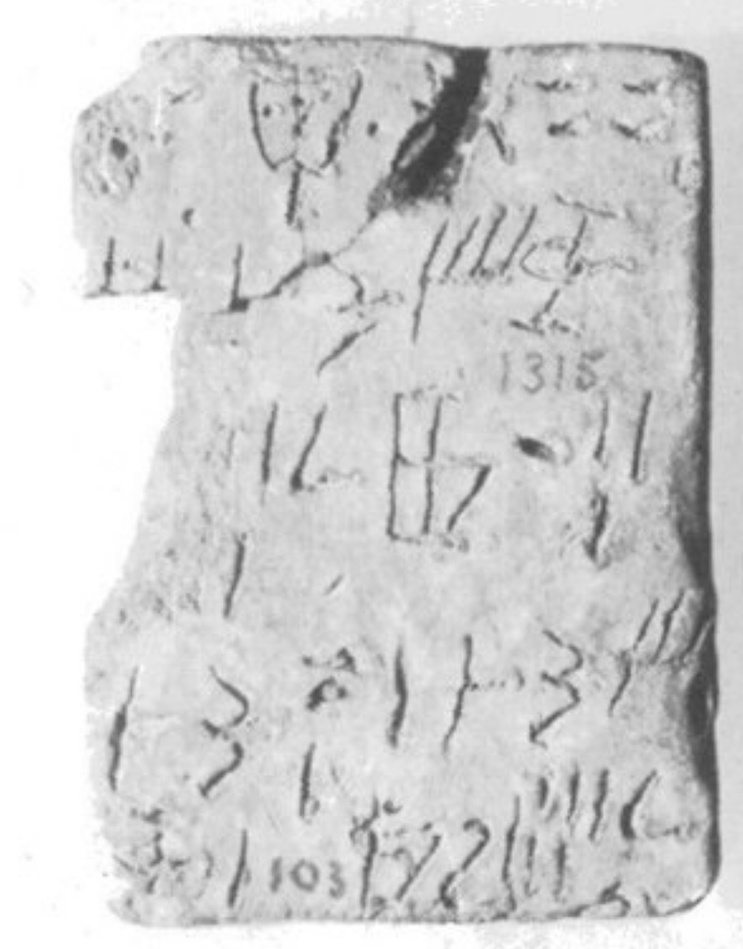
#> input picture src/data/raw/easy/HT103.jpg, 743 x 949 px, shrunk from 1088 x 1389 before the run
$ python -i auto_prompts.py   (imports and definitions only)
#> lines starting #> are read from the running program, lines starting #| are printed output that depends on the picture; after the words box and inside, x2 and y2 are one past the last pixel; in counts of white or black regions, pixels touching at a corner belong together
#> further down, picture is the input picture: shape (949, 743, 3); min 59, max 255, mean 208
import cv2
import numpy as np

def auto_boxes(image: np.ndarray, min_area=250, min_boxes=10, max_boxes=14):
#> called with min_area = 250, min_boxes = 10, max_boxes = 14
    gray = cv2.cvtColor(image, cv2.COLOR_RGB2GRAY)

    thresh = cv2.adaptiveThreshold(
        gray,
        255,
        cv2.ADAPTIVE_THRESH_GAUSSIAN_C,
        cv2.THRESH_BINARY,
        35,  # size of block
        -10  # tweak this between -5 and -20
    )
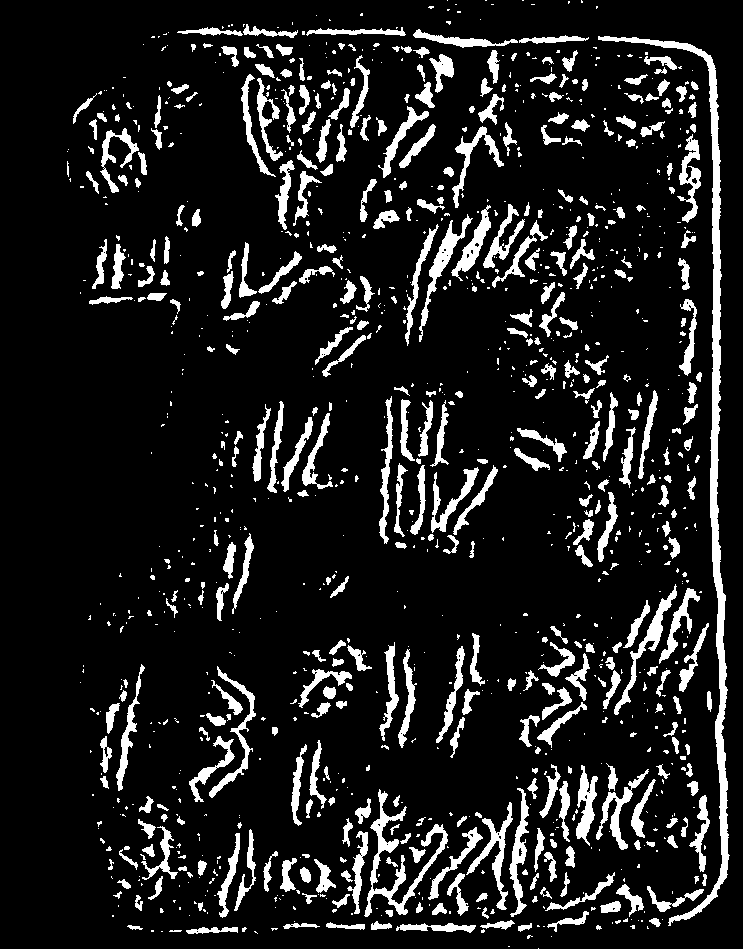
#> thresh: shape (949, 743); 12% white; 1177 white regions (740 under 20 px), largest, box (x1, y1, x2, y2) and area: (598, 36, 730, 926) 7150, (364, 789, 448, 917) 2041, (614, 584, 677, 715) 1047

    kernel = np.ones((2,2), np.uint8)
    thresh = cv2.dilate(thresh, kernel, iterations=1)
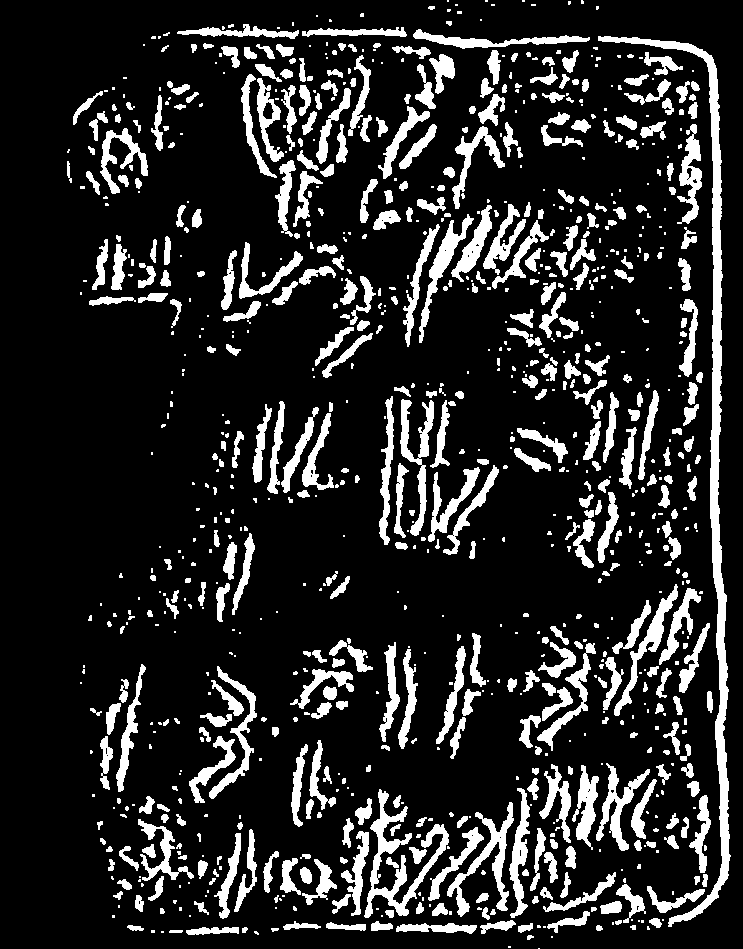
#> thresh: shape (949, 743); 16% white; 962 white regions (461 under 20 px), largest, box (x1, y1, x2, y2) and area: (598, 36, 731, 927) 8356, (364, 789, 449, 918) 2672, (447, 802, 514, 917) 1727
    closed = cv2.morphologyEx(thresh, cv2.MORPH_CLOSE, kernel, iterations=2)
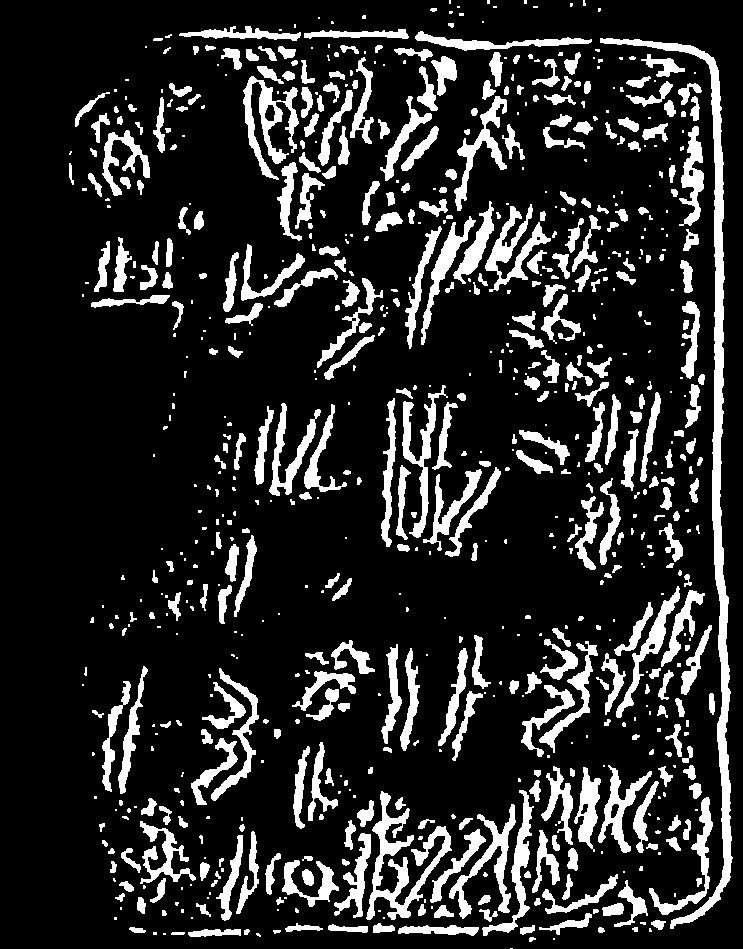
#> closed: shape (949, 743); 16.3% white; 758 white regions (335 under 20 px)

    contours, _ = cv2.findContours(closed, cv2.RETR_EXTERNAL, cv2.CHAIN_APPROX_SIMPLE)
#> contours = 758 contours, 412 with area under 20; largest, box (x1, y1, x2, y2) and area: (600, 38, 733, 929) 7380, (366, 791, 452, 920) 2660, (243, 76, 299, 180) 1898, (449, 804, 516, 919) 1502, (485, 204, 551, 292) 1498

    contours = sorted(contours, key=cv2.contourArea, reverse=True)

    boxes = []

    for c in contours:
        area = cv2.contourArea(c)
        if area < min_area:
            continue

        x, y, w, h = cv2.boundingRect(c)
        boxes.append([[x, y], [x + w, y + h]])

        if len(boxes) >= max_boxes:
            break
#> this loop made 14 passes
#> (area, x, y, w, h) on passes 1 to 8: (7380.5, 600, 38, 133, 891), (2660.5, 366, 791, 86, 129), (1898.5, 243, 76, 56, 104), (1502, 449, 804, 67, 115), (1497.5, 485, 204, 66, 88), (1373, 402, 385, 46, 153), (1251.5, 598, 765, 54, 88), (1234.5, 454, 96, 53, 115)
#> after the loop, boxes = 14 items

    if len(boxes) < min_boxes:
        for c in contours:
            if len(boxes) >= min_boxes:
                break
            # Skip ones already included
            x, y, w, h = cv2.boundingRect(c)
            candidate = [[x, y], [x + w, y + h]]
            if candidate not in boxes:
                boxes.append(candidate)

    return np.array(boxes)

>>> import cv2
>>> picture = cv2.cvtColor(cv2.imread('../src/data/raw/easy/HT103.jpg'), cv2.COLOR_BGR2RGB)
>>> result = auto_boxes(picture)
